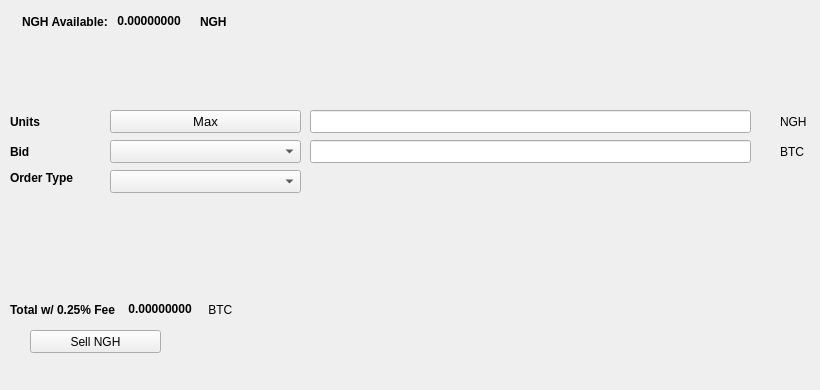
   <widget class="QWidget" name="SellTab">
    <attribute name="title">
     <string>Sell</string>
    </attribute>
    <widget class="QLabel" name="label_16">
     <property name="geometry">
      <rect>
       <x>780</x>
       <y>140</y>
       <width>31</width>
       <height>23</height>
      </rect>
     </property>
     <property name="text">
      <string>BTC</string>
     </property>
    </widget>
    <widget class="QComboBox" name="SellBidcomboBox">
     <property name="geometry">
      <rect>
       <x>110</x>
       <y>140</y>
       <width>191</width>
       <height>23</height>
      </rect>
     </property>
     <property name="font">
      <font>
       <pointsize>10</pointsize>
      </font>
     </property>
    </widget>
    <widget class="QLabel" name="label_18">
     <property name="geometry">
      <rect>
       <x>10</x>
       <y>110</y>
       <width>46</width>
       <height>23</height>
      </rect>
     </property>
     <property name="font">
      <font>
       <weight>75</weight>
       <bold>true</bold>
      </font>
     </property>
     <property name="text">
      <string>Units</string>
     </property>
    </widget>
    <widget class="QPushButton" name="Sell_Max_Amount">
     <property name="geometry">
      <rect>
       <x>110</x>
       <y>110</y>
       <width>191</width>
       <height>23</height>
      </rect>
     </property>
     <property name="font">
      <font>
       <pointsize>10</pointsize>
      </font>
     </property>
     <property name="text">
      <string>Max</string>
     </property>
    </widget>
    <widget class="QLabel" name="label_20">
     <property name="geometry">
      <rect>
       <x>10</x>
       <y>170</y>
       <width>91</width>
       <height>16</height>
      </rect>
     </property>
     <property name="font">
      <font>
       <weight>75</weight>
       <bold>true</bold>
      </font>
     </property>
     <property name="text">
      <string>Order Type</string>
     </property>
    </widget>
    <widget class="QComboBox" name="SellOrdertypeCombo">
     <property name="geometry">
      <rect>
       <x>110</x>
       <y>170</y>
       <width>191</width>
       <height>23</height>
      </rect>
     </property>
     <property name="font">
      <font>
       <pointsize>10</pointsize>
      </font>
     </property>
    </widget>
    <widget class="QLabel" name="label_21">
     <property name="geometry">
      <rect>
       <x>10</x>
       <y>140</y>
       <width>46</width>
       <height>23</height>
      </rect>
     </property>
     <property name="font">
      <font>
       <weight>75</weight>
       <bold>true</bold>
      </font>
     </property>
     <property name="text">
      <string>Bid</string>
     </property>
    </widget>
    <widget class="QLabel" name="label_22">
     <property name="geometry">
      <rect>
       <x>780</x>
       <y>110</y>
       <width>31</width>
       <height>23</height>
      </rect>
     </property>
     <property name="text">
      <string>NGH</string>
     </property>
    </widget>
    <widget class="QLineEdit" name="UnitsInputNGH">
     <property name="geometry">
      <rect>
       <x>310</x>
       <y>110</y>
       <width>441</width>
       <height>23</height>
      </rect>
     </property>
     <property name="font">
      <font>
       <pointsize>9</pointsize>
       <weight>75</weight>
       <bold>true</bold>
      </font>
     </property>
    </widget>
    <widget class="QLineEdit" name="SellBidPriceEdit">
     <property name="geometry">
      <rect>
       <x>310</x>
       <y>140</y>
       <width>441</width>
       <height>23</height>
      </rect>
     </property>
     <property name="font">
      <font>
       <pointsize>9</pointsize>
       <weight>75</weight>
       <bold>true</bold>
      </font>
     </property>
    </widget>
    <widget class="QPushButton" name="SellNGHBTN">
     <property name="geometry">
      <rect>
       <x>30</x>
       <y>330</y>
       <width>131</width>
       <height>23</height>
      </rect>
     </property>
     <property name="text">
      <string>Sell NGH</string>
     </property>
     <property name="icon">
      <iconset resource="../henga">
       <normaloff>:/icons/bitcoin</normaloff>:/icons/bitcoin</iconset>
     </property>
    </widget>
    <widget class="QWidget" name="layoutWidget3">
     <property name="geometry">
      <rect>
       <x>22</x>
       <y>12</y>
       <width>258</width>
       <height>19</height>
      </rect>
     </property>
     <layout class="QHBoxLayout" name="horizontalLayout">
      <item>
       <widget class="QLabel" name="label232_2">
        <property name="font">
         <font>
          <weight>75</weight>
          <bold>true</bold>
         </font>
        </property>
        <property name="text">
         <string>NGH Available:</string>
        </property>
       </widget>
      </item>
      <item>
       <widget class="QLabel" name="NGHAvailableLabel">
        <property name="palette">
         <palette>
          <active>
           <colorrole role="WindowText">
            <brush brushstyle="SolidPattern">
             <color alpha="255">
              <red>0</red>
              <green>0</green>
              <blue>0</blue>
             </color>
            </brush>
           </colorrole>
           <colorrole role="Button">
            <brush brushstyle="SolidPattern">
             <color alpha="255">
              <red>0</red>
              <green>170</green>
              <blue>0</blue>
             </color>
            </brush>
           </colorrole>
           <colorrole role="Light">
            <brush brushstyle="SolidPattern">
             <color alpha="255">
              <red>0</red>
              <green>255</green>
              <blue>0</blue>
             </color>
            </brush>
           </colorrole>
           <colorrole role="Midlight">
            <brush brushstyle="SolidPattern">
             <color alpha="255">
              <red>0</red>
              <green>212</green>
              <blue>0</blue>
             </color>
            </brush>
           </colorrole>
           <colorrole role="Dark">
            <brush brushstyle="SolidPattern">
             <color alpha="255">
              <red>0</red>
              <green>85</green>
              <blue>0</blue>
             </color>
            </brush>
           </colorrole>
           <colorrole role="Mid">
            <brush brushstyle="SolidPattern">
             <color alpha="255">
              <red>0</red>
              <green>113</green>
              <blue>0</blue>
             </color>
            </brush>
           </colorrole>
           <colorrole role="Text">
            <brush brushstyle="SolidPattern">
             <color alpha="255">
              <red>0</red>
              <green>170</green>
              <blue>0</blue>
             </color>
            </brush>
           </colorrole>
           <colorrole role="BrightText">
            <brush brushstyle="SolidPattern">
             <color alpha="255">
              <red>255</red>
              <green>255</green>
              <blue>255</blue>
             </color>
            </brush>
           </colorrole>
           <colorrole role="ButtonText">
            <brush brushstyle="SolidPattern">
             <color alpha="255">
              <red>0</red>
              <green>0</green>
              <blue>0</blue>
             </color>
            </brush>
           </colorrole>
           <colorrole role="Base">
            <brush brushstyle="SolidPattern">
             <color alpha="255">
              <red>255</red>
              <green>255</green>
              <blue>255</blue>
             </color>
            </brush>
           </colorrole>
           <colorrole role="Window">
            <brush brushstyle="SolidPattern">
             <color alpha="255">
              <red>0</red>
              <green>170</green>
              <blue>0</blue>
             </color>
            </brush>
           </colorrole>
           <colorrole role="Shadow">
            <brush brushstyle="SolidPattern">
             <color alpha="255">
              <red>0</red>
              <green>0</green>
              <blue>0</blue>
             </color>
            </brush>
           </colorrole>
           <colorrole role="AlternateBase">
            <brush brushstyle="SolidPattern">
             <color alpha="255">
              <red>127</red>
              <green>212</green>
              <blue>127</blue>
             </color>
            </brush>
           </colorrole>
           <colorrole role="ToolTipBase">
            <brush brushstyle="SolidPattern">
             <color alpha="255">
              <red>255</red>
              <green>255</green>
              <blue>220</blue>
             </color>
            </brush>
           </colorrole>
           <colorrole role="ToolTipText">
            <brush brushstyle="SolidPattern">
             <color alpha="255">
              <red>0</red>
              <green>0</green>
              <blue>0</blue>
             </color>
            </brush>
           </colorrole>
          </active>
          <inactive>
           <colorrole role="WindowText">
            <brush brushstyle="SolidPattern">
             <color alpha="255">
              <red>0</red>
              <green>0</green>
              <blue>0</blue>
             </color>
            </brush>
           </colorrole>
           <colorrole role="Button">
            <brush brushstyle="SolidPattern">
             <color alpha="255">
              <red>0</red>
              <green>170</green>
              <blue>0</blue>
             </color>
            </brush>
           </colorrole>
           <colorrole role="Light">
            <brush brushstyle="SolidPattern">
             <color alpha="255">
              <red>0</red>
              <green>255</green>
              <blue>0</blue>
             </color>
            </brush>
           </colorrole>
           <colorrole role="Midlight">
            <brush brushstyle="SolidPattern">
             <color alpha="255">
              <red>0</red>
              <green>212</green>
              <blue>0</blue>
             </color>
            </brush>
           </colorrole>
           <colorrole role="Dark">
            <brush brushstyle="SolidPattern">
             <color alpha="255">
              <red>0</red>
              <green>85</green>
              <blue>0</blue>
             </color>
            </brush>
           </colorrole>
           <colorrole role="Mid">
            <brush brushstyle="SolidPattern">
             <color alpha="255">
              <red>0</red>
              <green>113</green>
              <blue>0</blue>
             </color>
            </brush>
           </colorrole>
           <colorrole role="Text">
            <brush brushstyle="SolidPattern">
             <color alpha="255">
              <red>0</red>
              <green>170</green>
              <blue>0</blue>
             </color>
            </brush>
           </colorrole>
           <colorrole role="BrightText">
            <brush brushstyle="SolidPattern">
             <color alpha="255">
              <red>255</red>
              <green>255</green>
              <blue>255</blue>
             </color>
            </brush>
           </colorrole>
           <colorrole role="ButtonText">
            <brush brushstyle="SolidPattern">
             <color alpha="255">
              <red>0</red>
              <green>0</green>
              <blue>0</blue>
             </color>
            </brush>
           </colorrole>
           <colorrole role="Base">
            <brush brushstyle="SolidPattern">
             <color alpha="255">
              <red>255</red>
              <green>255</green>
              <blue>255</blue>
             </color>
            </brush>
           </colorrole>
           <colorrole role="Window">
            <brush brushstyle="SolidPattern">
             <color alpha="255">
              <red>0</red>
              <green>170</green>
              <blue>0</blue>
             </color>
            </brush>
           </colorrole>
           <colorrole role="Shadow">
            <brush brushstyle="SolidPattern">
             <color alpha="255">
              <red>0</red>
              <green>0</green>
              <blue>0</blue>
             </color>
            </brush>
           </colorrole>
           <colorrole role="AlternateBase">
            <brush brushstyle="SolidPattern">
             <color alpha="255">
              <red>127</red>
              <green>212</green>
              <blue>127</blue>
             </color>
            </brush>
           </colorrole>
           <colorrole role="ToolTipBase">
            <brush brushstyle="SolidPattern">
             <color alpha="255">
              <red>255</red>
              <green>255</green>
              <blue>220</blue>
             </color>
            </brush>
           </colorrole>
           <colorrole role="ToolTipText">
            <brush brushstyle="SolidPattern">
             <color alpha="255">
              <red>0</red>
              <green>0</green>
              <blue>0</blue>
             </color>
            </brush>
           </colorrole>
          </inactive>
          <disabled>
           <colorrole role="WindowText">
            <brush brushstyle="SolidPattern">
             <color alpha="255">
              <red>0</red>
              <green>85</green>
              <blue>0</blue>
             </color>
            </brush>
           </colorrole>
           <colorrole role="Button">
            <brush brushstyle="SolidPattern">
             <color alpha="255">
              <red>0</red>
              <green>170</green>
              <blue>0</blue>
             </color>
            </brush>
           </colorrole>
           <colorrole role="Light">
            <brush brushstyle="SolidPattern">
             <color alpha="255">
              <red>0</red>
              <green>255</green>
              <blue>0</blue>
             </color>
            </brush>
           </colorrole>
           <colorrole role="Midlight">
            <brush brushstyle="SolidPattern">
             <color alpha="255">
              <red>0</red>
              <green>212</green>
              <blue>0</blue>
             </color>
            </brush>
           </colorrole>
           <colorrole role="Dark">
            <brush brushstyle="SolidPattern">
             <color alpha="255">
              <red>0</red>
              <green>85</green>
              <blue>0</blue>
             </color>
            </brush>
           </colorrole>
           <colorrole role="Mid">
            <brush brushstyle="SolidPattern">
             <color alpha="255">
              <red>0</red>
              <green>113</green>
              <blue>0</blue>
             </color>
            </brush>
           </colorrole>
           <colorrole role="Text">
            <brush brushstyle="SolidPattern">
             <color alpha="255">
              <red>0</red>
              <green>85</green>
              <blue>0</blue>
             </color>
            </brush>
           </colorrole>
           <colorrole role="BrightText">
            <brush brushstyle="SolidPattern">
             <color alpha="255">
              <red>255</red>
              <green>255</green>
              <blue>255</blue>
             </color>
            </brush>
           </colorrole>
           <colorrole role="ButtonText">
            <brush brushstyle="SolidPattern">
             <color alpha="255">
              <red>0</red>
              <green>85</green>
              <blue>0</blue>
             </color>
            </brush>
           </colorrole>
           <colorrole role="Base">
            <brush brushstyle="SolidPattern">
             <color alpha="255">
              <red>0</red>
              <green>170</green>
              <blue>0</blue>
             </color>
            </brush>
           </colorrole>
           <colorrole role="Window">
            <brush brushstyle="SolidPattern">
             <color alpha="255">
              <red>0</red>
              <green>170</green>
              <blue>0</blue>
             </color>
            </brush>
           </colorrole>
           <colorrole role="Shadow">
            <brush brushstyle="SolidPattern">
             <color alpha="255">
              <red>0</red>
              <green>0</green>
              <blue>0</blue>
             </color>
            </brush>
           </colorrole>
           <colorrole role="AlternateBase">
            <brush brushstyle="SolidPattern">
             <color alpha="255">
              <red>0</red>
              <green>170</green>
              <blue>0</blue>
             </color>
            </brush>
           </colorrole>
           <colorrole role="ToolTipBase">
            <brush brushstyle="SolidPattern">
             <color alpha="255">
              <red>255</red>
              <green>255</green>
              <blue>220</blue>
             </color>
            </brush>
           </colorrole>
           <colorrole role="ToolTipText">
            <brush brushstyle="SolidPattern">
             <color alpha="255">
              <red>0</red>
              <green>0</green>
              <blue>0</blue>
             </color>
            </brush>
           </colorrole>
          </disabled>
         </palette>
        </property>
        <property name="font">
         <font>
          <weight>75</weight>
          <bold>true</bold>
         </font>
        </property>
        <property name="text">
         <string> 0.00000000 </string>
        </property>
        <property name="textInteractionFlags">
         <set>Qt::LinksAccessibleByMouse|Qt::TextSelectableByKeyboard|Qt::TextSelectableByMouse</set>
        </property>
       </widget>
      </item>
      <item>
       <widget class="QLabel" name="labelNGH">
        <property name="font">
         <font>
          <weight>75</weight>
          <bold>true</bold>
         </font>
        </property>
        <property name="text">
         <string>NGH</string>
        </property>
       </widget>
      </item>
     </layout>
    </widget>
    <widget class="QWidget" name="layoutWidget">
     <property name="geometry">
      <rect>
       <x>10</x>
       <y>300</y>
       <width>268</width>
       <height>19</height>
      </rect>
     </property>
     <layout class="QHBoxLayout" name="horizontalLayout_2">
      <item>
       <widget class="QLabel" name="label_19">
        <property name="font">
         <font>
          <weight>75</weight>
          <bold>true</bold>
         </font>
        </property>
        <property name="text">
         <string>Total w/ 0.25% Fee </string>
        </property>
       </widget>
      </item>
      <item>
       <widget class="QLabel" name="SellCostLabel">
        <property name="palette">
         <palette>
          <active>
           <colorrole role="WindowText">
            <brush brushstyle="SolidPattern">
             <color alpha="255">
              <red>0</red>
              <green>0</green>
              <blue>0</blue>
             </color>
            </brush>
           </colorrole>
           <colorrole role="Button">
            <brush brushstyle="SolidPattern">
             <color alpha="255">
              <red>0</red>
              <green>170</green>
              <blue>0</blue>
             </color>
            </brush>
           </colorrole>
           <colorrole role="Light">
            <brush brushstyle="SolidPattern">
             <color alpha="255">
              <red>0</red>
              <green>255</green>
              <blue>0</blue>
             </color>
            </brush>
           </colorrole>
           <colorrole role="Midlight">
            <brush brushstyle="SolidPattern">
             <color alpha="255">
              <red>0</red>
              <green>212</green>
              <blue>0</blue>
             </color>
            </brush>
           </colorrole>
           <colorrole role="Dark">
            <brush brushstyle="SolidPattern">
             <color alpha="255">
              <red>0</red>
              <green>85</green>
              <blue>0</blue>
             </color>
            </brush>
           </colorrole>
           <colorrole role="Mid">
            <brush brushstyle="SolidPattern">
             <color alpha="255">
              <red>0</red>
              <green>113</green>
              <blue>0</blue>
             </color>
            </brush>
           </colorrole>
           <colorrole role="Text">
            <brush brushstyle="SolidPattern">
             <color alpha="255">
              <red>0</red>
              <green>170</green>
              <blue>0</blue>
             </color>
            </brush>
           </colorrole>
           <colorrole role="BrightText">
            <brush brushstyle="SolidPattern">
             <color alpha="255">
              <red>255</red>
              <green>255</green>
              <blue>255</blue>
             </color>
            </brush>
           </colorrole>
           <colorrole role="ButtonText">
            <brush brushstyle="SolidPattern">
             <color alpha="255">
              <red>0</red>
              <green>0</green>
              <blue>0</blue>
             </color>
            </brush>
           </colorrole>
           <colorrole role="Base">
            <brush brushstyle="SolidPattern">
             <color alpha="255">
              <red>255</red>
              <green>255</green>
              <blue>255</blue>
             </color>
            </brush>
           </colorrole>
           <colorrole role="Window">
            <brush brushstyle="SolidPattern">
             <color alpha="255">
              <red>0</red>
              <green>170</green>
              <blue>0</blue>
             </color>
            </brush>
           </colorrole>
           <colorrole role="Shadow">
            <brush brushstyle="SolidPattern">
             <color alpha="255">
              <red>0</red>
              <green>0</green>
              <blue>0</blue>
             </color>
            </brush>
           </colorrole>
           <colorrole role="AlternateBase">
            <brush brushstyle="SolidPattern">
             <color alpha="255">
              <red>127</red>
              <green>212</green>
              <blue>127</blue>
             </color>
            </brush>
           </colorrole>
           <colorrole role="ToolTipBase">
            <brush brushstyle="SolidPattern">
             <color alpha="255">
              <red>255</red>
              <green>255</green>
              <blue>220</blue>
             </color>
            </brush>
           </colorrole>
           <colorrole role="ToolTipText">
            <brush brushstyle="SolidPattern">
             <color alpha="255">
              <red>0</red>
              <green>0</green>
              <blue>0</blue>
             </color>
            </brush>
           </colorrole>
          </active>
          <inactive>
           <colorrole role="WindowText">
            <brush brushstyle="SolidPattern">
             <color alpha="255">
              <red>0</red>
              <green>0</green>
              <blue>0</blue>
             </color>
            </brush>
           </colorrole>
           <colorrole role="Button">
            <brush brushstyle="SolidPattern">
             <color alpha="255">
              <red>0</red>
              <green>170</green>
              <blue>0</blue>
             </color>
            </brush>
           </colorrole>
           <colorrole role="Light">
            <brush brushstyle="SolidPattern">
             <color alpha="255">
              <red>0</red>
              <green>255</green>
              <blue>0</blue>
             </color>
            </brush>
           </colorrole>
           <colorrole role="Midlight">
            <brush brushstyle="SolidPattern">
             <color alpha="255">
              <red>0</red>
              <green>212</green>
              <blue>0</blue>
             </color>
            </brush>
           </colorrole>
           <colorrole role="Dark">
            <brush brushstyle="SolidPattern">
             <color alpha="255">
              <red>0</red>
              <green>85</green>
              <blue>0</blue>
             </color>
            </brush>
           </colorrole>
           <colorrole role="Mid">
            <brush brushstyle="SolidPattern">
             <color alpha="255">
              <red>0</red>
              <green>113</green>
              <blue>0</blue>
             </color>
            </brush>
           </colorrole>
           <colorrole role="Text">
            <brush brushstyle="SolidPattern">
             <color alpha="255">
              <red>0</red>
              <green>170</green>
              <blue>0</blue>
             </color>
            </brush>
           </colorrole>
           <colorrole role="BrightText">
            <brush brushstyle="SolidPattern">
             <color alpha="255">
              <red>255</red>
              <green>255</green>
              <blue>255</blue>
             </color>
            </brush>
           </colorrole>
           <colorrole role="ButtonText">
            <brush brushstyle="SolidPattern">
             <color alpha="255">
              <red>0</red>
              <green>0</green>
              <blue>0</blue>
             </color>
            </brush>
           </colorrole>
           <colorrole role="Base">
            <brush brushstyle="SolidPattern">
             <color alpha="255">
              <red>255</red>
              <green>255</green>
              <blue>255</blue>
             </color>
            </brush>
           </colorrole>
           <colorrole role="Window">
            <brush brushstyle="SolidPattern">
             <color alpha="255">
              <red>0</red>
              <green>170</green>
              <blue>0</blue>
             </color>
            </brush>
           </colorrole>
           <colorrole role="Shadow">
            <brush brushstyle="SolidPattern">
             <color alpha="255">
              <red>0</red>
              <green>0</green>
              <blue>0</blue>
             </color>
            </brush>
           </colorrole>
           <colorrole role="AlternateBase">
            <brush brushstyle="SolidPattern">
             <color alpha="255">
              <red>127</red>
              <green>212</green>
              <blue>127</blue>
             </color>
            </brush>
           </colorrole>
           <colorrole role="ToolTipBase">
            <brush brushstyle="SolidPattern">
             <color alpha="255">
              <red>255</red>
              <green>255</green>
              <blue>220</blue>
             </color>
            </brush>
           </colorrole>
           <colorrole role="ToolTipText">
            <brush brushstyle="SolidPattern">
             <color alpha="255">
              <red>0</red>
              <green>0</green>
              <blue>0</blue>
             </color>
            </brush>
           </colorrole>
          </inactive>
          <disabled>
           <colorrole role="WindowText">
            <brush brushstyle="SolidPattern">
             <color alpha="255">
              <red>0</red>
              <green>85</green>
              <blue>0</blue>
             </color>
            </brush>
           </colorrole>
           <colorrole role="Button">
            <brush brushstyle="SolidPattern">
             <color alpha="255">
              <red>0</red>
              <green>170</green>
              <blue>0</blue>
             </color>
            </brush>
           </colorrole>
           <colorrole role="Light">
            <brush brushstyle="SolidPattern">
             <color alpha="255">
              <red>0</red>
              <green>255</green>
              <blue>0</blue>
             </color>
            </brush>
           </colorrole>
           <colorrole role="Midlight">
            <brush brushstyle="SolidPattern">
             <color alpha="255">
              <red>0</red>
              <green>212</green>
              <blue>0</blue>
             </color>
            </brush>
           </colorrole>
           <colorrole role="Dark">
            <brush brushstyle="SolidPattern">
             <color alpha="255">
              <red>0</red>
              <green>85</green>
              <blue>0</blue>
             </color>
            </brush>
           </colorrole>
           <colorrole role="Mid">
            <brush brushstyle="SolidPattern">
             <color alpha="255">
              <red>0</red>
              <green>113</green>
              <blue>0</blue>
             </color>
            </brush>
           </colorrole>
           <colorrole role="Text">
            <brush brushstyle="SolidPattern">
             <color alpha="255">
              <red>0</red>
              <green>85</green>
              <blue>0</blue>
             </color>
            </brush>
           </colorrole>
           <colorrole role="BrightText">
            <brush brushstyle="SolidPattern">
             <color alpha="255">
              <red>255</red>
              <green>255</green>
              <blue>255</blue>
             </color>
            </brush>
           </colorrole>
           <colorrole role="ButtonText">
            <brush brushstyle="SolidPattern">
             <color alpha="255">
              <red>0</red>
              <green>85</green>
              <blue>0</blue>
             </color>
            </brush>
           </colorrole>
           <colorrole role="Base">
            <brush brushstyle="SolidPattern">
             <color alpha="255">
              <red>0</red>
              <green>170</green>
              <blue>0</blue>
             </color>
            </brush>
           </colorrole>
           <colorrole role="Window">
            <brush brushstyle="SolidPattern">
             <color alpha="255">
              <red>0</red>
              <green>170</green>
              <blue>0</blue>
             </color>
            </brush>
           </colorrole>
           <colorrole role="Shadow">
            <brush brushstyle="SolidPattern">
             <color alpha="255">
              <red>0</red>
              <green>0</green>
              <blue>0</blue>
             </color>
            </brush>
           </colorrole>
           <colorrole role="AlternateBase">
            <brush brushstyle="SolidPattern">
             <color alpha="255">
              <red>0</red>
              <green>170</green>
              <blue>0</blue>
             </color>
            </brush>
           </colorrole>
           <colorrole role="ToolTipBase">
            <brush brushstyle="SolidPattern">
             <color alpha="255">
              <red>255</red>
              <green>255</green>
              <blue>220</blue>
             </color>
            </brush>
           </colorrole>
           <colorrole role="ToolTipText">
            <brush brushstyle="SolidPattern">
             <color alpha="255">
              <red>0</red>
              <green>0</green>
              <blue>0</blue>
             </color>
            </brush>
           </colorrole>
          </disabled>
         </palette>
        </property>
        <property name="font">
         <font>
          <weight>75</weight>
          <bold>true</bold>
         </font>
        </property>
        <property name="autoFillBackground">
         <bool>false</bool>
        </property>
        <property name="text">
         <string> 0.00000000</string>
        </property>
        <property name="textInteractionFlags">
         <set>Qt::LinksAccessibleByMouse|Qt::TextSelectableByMouse</set>
        </property>
       </widget>
      </item>
      <item>
       <widget class="QLabel" name="label_17">
        <property name="font">
         <font>
          <weight>50</weight>
          <bold>false</bold>
         </font>
        </property>
        <property name="text">
         <string> BTC</string>
        </property>
       </widget>
      </item>
     </layout>
    </widget>
    <widget class="QLabel" name="label_23">
     <property name="geometry">
      <rect>
       <x>460</x>
       <y>300</y>
       <width>281</width>
       <height>81</height>
      </rect>
     </property>
     <property name="text">
      <string/>
     </property>
     <property name="pixmap">
      <pixmap>:/images/bittrex</pixmap>
     </property>
    </widget>
   </widget>
